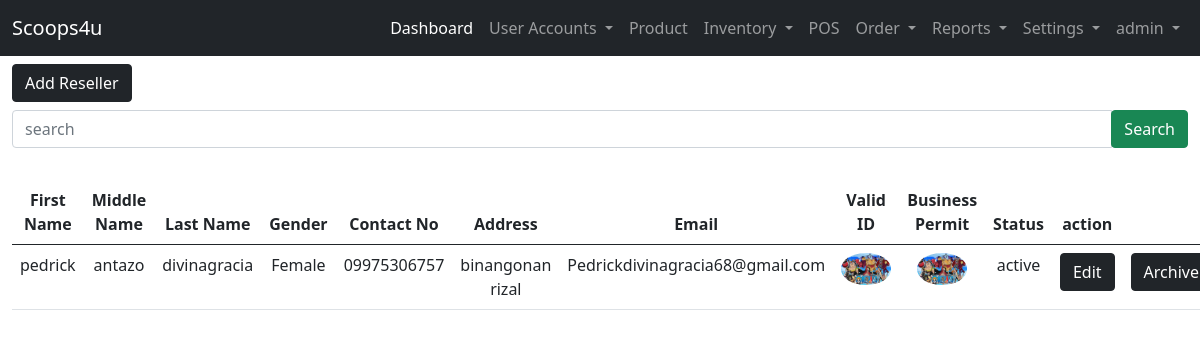
The app's page /user-site/list-reseller/ (signed in) with its own data.
### landing_page/models.py (models this page shows)
class User(AbstractUser):
    ROLE = ((" "," "),("admin","admin"),("staff","staff"),("reseller","reseller"),("rider","rider"))
    STAT = ((" "," "),("active","active"),("inactive","inactive"))
    role = models.CharField(max_length=50, null=True, default=None, choices=ROLE)
    status = models.CharField(max_length=50, null=True, default=None , choices=STAT)

### admin_site/models.py (models this page shows, shortened)
class Reseller(models.Model):
    STATUS = (("pending","pending"),("active","active"),("inactive","inactive"))
    BOOLCHOICE = (("Male","Male"),("Female","Female"))
    reseller_fname =models.CharField(max_length=200, verbose_name='First Name')
    reseller_mname =models.CharField(max_length=200, verbose_name='Middle Name')
    reseller_lname =models.CharField(max_length=200, verbose_name='Last Name')
    reseller_gender = models.CharField(max_length = 50,choices=BOOLCHOICE, verbose_name='Gender')
    reseller_contact =models.CharField(max_length = 12, verbose_name='Contact Number')
    reseller_address =models.TextField(null=False, verbose_name='Address')
    reseller_email =models.EmailField(unique=True, max_length=200, verbose_name='Email')
    reseller_id =models.ImageField( upload_to=image_path, verbose_name='valid id')
    reseller_businessp =models.ImageField( upload_to=image_path,verbose_name='business id')
    reseller_status =models.CharField(max_length=200, null=True, choices=STATUS, verbose_name='Status')

### admin_site/views.py (the view)
# urls.py: path('list-reseller/', views.list_reseller, name='list_reseller'),
@login_required(login_url='landing_page:login')
def list_reseller(request):
    list_reseller = Reseller.objects.order_by('-id').filter(reseller_status = "active")
    context = {'list_reseller':list_reseller}
    return render(request, 'admin_site/user/list_reseller.html', context)

### templates/admin_site/user/list_reseller.html (shortened to what this page needs)
{% extends 'admin_site/base.html' %}
{% block template %}
<a href="{% url 'admin_site:add_reseller' %}" class="btn btn-dark ">Add Reseller</a>
<form action="{% url 'admin_site:search_reseller' %}" method="get" class="my-2">
    <div class="input-group">
        <input type="text" class="form-control" name="search" placeholder="search" required>
        <div class="input-group-append">
            <button class="btn btn-success">Search</button>
        </div>
    </div>
</form>
<br>
    {% if list_reseller %}
    <table class="table table-hover text-center">
        <thead>
            <tr>
                <th>First Name</th>
                <th>Middle Name</th>
                <th>Last Name</th>
                <th>Gender</th>
                <th>Contact No</th>
                <th>Address</th>
                <th>Email</th>
                <th>Valid ID</th>
                <th>Business Permit</th>
                <th>Status</th>
                <th>action</th>
                <th></th>
            </tr>
            <tbody>
                {% for list in list_reseller %}
                <tr>
                    <td>{{ list.reseller_fname }}</td>
                    <td>{{ list.reseller_mname }}</td>
                    <td>{{ list.reseller_lname }}</td>
                    <td>{{ list.reseller_gender }}</td>
                    <td>{{ list.reseller_contact }}</td>
                    <td>{{ list.reseller_address }}</td>
                    <td>{{ list.reseller_email }}</td>
                    <td><a href="{% url 'admin_site:viewing_pic' list.id %}"><img src="/media/{{ list.reseller_id}}" alt="Valid-ID" width="50" class="rounded-circle"></a></td>
                    <td><a href="{% url 'admin_site:viewing_pic' list.id %}"><img src="/media/{{ list.reseller_businessp}}" alt="Valid-ID" width="50" class="rounded-circle"></a></td>
                    <td>{{ list.reseller_status }}</td>
                    <td><a href="{% url 'admin_site:edit_reseller' list.id %}" class="btn btn-dark">Edit</a></td>
                    <form method="POST" action="{% url 'admin_site:archive_reseller'  list.id %}" onsubmit="return submitForm(this);">
                    <td> <input type="submit" class="btn btn-dark"  value="Archive"></td>
                    </form>
                </tr>
                {% endfor %}
            </tbody>
        </thead>
    </table>
    {% endif %}
{% endblock template %}

### templates/admin_site/base.html (shortened to what this page needs)
{% load static %}
<!DOCTYPE html>
<html lang="en">
<head>
    <link href="https://cdn.jsdelivr.net/npm/bootstrap@5.0.2/dist/css/bootstrap.min.css" rel="stylesheet">
    <link rel="stylesheet" href="{% static 'css/sample.css' %}">
  </head>
<body>
  {% if user.role == "admin"%}
    <nav class="navbar navbar-expand-lg navbar-dark bg-dark">
        <div class="container-fluid">
          <a class="navbar-brand" href="#">Scoops4u</a>
          <div class="collapse navbar-collapse" id="navbarNavDropdown">
            <ul class="navbar-nav ms-auto mb-2 mb-lg-0">
              <li class="nav-item">
                <a class="nav-link active" aria-current="page" href="{% url 'admin_site:dashboard'%}">Dashboard</a>
              </li>
              <li class="nav-item dropdown">
                <a class="nav-link dropdown-toggle" href="#" id="navbarDropdownMenuLink" role="button" data-bs-toggle="dropdown" aria-expanded="false">
                  User Accounts
                </a>
              </li>
              <li class="nav-item">
                <a class="nav-link" href="{%url 'admin_site:list_product' %}">Product</a>
              </li>
              <li class="nav-item dropdown">
                <a class="nav-link dropdown-toggle" href="#" id="navbarDropdownMenuLink" role="button" data-bs-toggle="dropdown" aria-expanded="false">
                  Inventory
                </a>
              </li>
              <li class="nav-item">
                <a class="nav-link" href="{%url 'admin_site:pos' %}">POS</a>
              </li>
              <li class="nav-item dropdown">
                <a class="nav-link dropdown-toggle" href="#" id="navbarDropdownMenuLink" role="button" data-bs-toggle="dropdown" aria-expanded="false">
                  Order
                </a>
              </li>
              <li class="nav-item dropdown">
                <a class="nav-link dropdown-toggle" href="#" id="navbarDropdownMenuLink" role="button" data-bs-toggle="dropdown" aria-expanded="false">
                  Reports
                </a>
              </li>
              <li class="nav-item dropdown">
                <a class="nav-link dropdown-toggle" href="#" id="navbarDropdownMenuLink" role="button" data-bs-toggle="dropdown" aria-expanded="false">
                  Settings
                </a>
              </li>
              <li class="nav-item dropdown">
                <a class="nav-link dropdown-toggle" href="#" id="navbarDropdownMenuLink" role="button" data-bs-toggle="dropdown" aria-expanded="false">
                  {{ user }}
                </a>
              </li>
            </ul>
          </div>
        </div>
      </nav>
  {% endif %}
    <div class="container-fluid">
      {% block template %}
      {% endblock template %}
    </div>
</body>
</html>

### records on screen
User: username "admin"
Reseller: reseller_fname "pedrick", reseller_mname "antazo", reseller_lname "divinagracia", reseller_gender "Female", reseller_contact "09975306757", reseller_address "binangonan rizal", reseller_email "Pedrickdivinagracia68@gmail.com", reseller_id (picture), reseller_businessp (picture), reseller_status "active"
